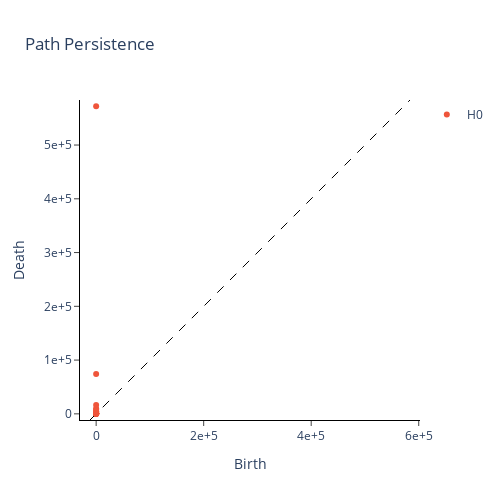

This figure's notebook cell:
### Code cell
from gtda.plotting import plot_diagram

i = 0
diagram = pds[37]
#plt.title("path persistence")
plot_diagram(diagram, plotly_params={'layout':{'title':"Path Persistence"}})
#plt.savefig("fig1.png")

### Figure 1 — Plotly figure (JSON) as saved in the notebook; plotly's stock layout.template omitted (floating-point values rounded to 4 significant figures)
{"data": [{"hoverinfo": "none", "line": {"color": "black", "dash": "dash", "width": 1}, "mode": "lines", "showlegend": false, "type": "scatter", "x": [-11450.0, 583800.0], "y": [-11450.0, 583800.0]}, {"hoverinfo": "text", "hovertext": ["(0.0, 16.0)", "(0.0, 19.0)", "(0.0, 39.0)", "(0.0, 48.0)", "(0.0, 108.0)", "(0.0, 176.0)", "(0.0, 257.0)", "(0.0, 259.0)", "(0.0, 588.0)", "(0.0, 692.0)", "(0.0, 728.0)", "(0.0, 788.0)", "(0.0, 937.0)", "(0.0, 1582.0)", "(0.0, 4160.0)", "(0.0, 4508.0)", "(0.0, 7604.0)", "(0.0, 9958.0)", "(0.0, 16451.0)", "(0.0, 73929.0)", "(0.0, 572321.0)"], "mode": "markers", "name": "H0", "type": "scatter", "x": [0, 0, 0, 0, 0, 0, 0, 0, 0, 0, 0, 0, 0, 0, 0, 0, 0, 0, 0, 0, 0], "y": [16, 19, 39, 48, 108, 176, 257, 259, 588, 692, 728, 788, 937, 1582, 4160, 4508, 7604, 9958, 16451, 73929, 572321]}], "layout": {"height": 500, "plot_bgcolor": "white", "title": {"text": "Path Persistence"}, "width": 500, "xaxis": {"autorange": false, "exponentformat": "e", "linecolor": "black", "linewidth": 1, "mirror": false, "range": [-11450.0, 583800.0], "showexponent": "all", "showline": true, "side": "bottom", "ticks": "outside", "title": {"text": "Birth"}, "type": "linear", "zeroline": true}, "yaxis": {"autorange": false, "exponentformat": "e", "linecolor": "black", "linewidth": 1, "mirror": false, "range": [-11450.0, 583800.0], "scaleanchor": "x", "scaleratio": 1, "showexponent": "all", "showline": true, "side": "left", "ticks": "outside", "title": {"text": "Death"}, "type": "linear", "zeroline": true}}}
